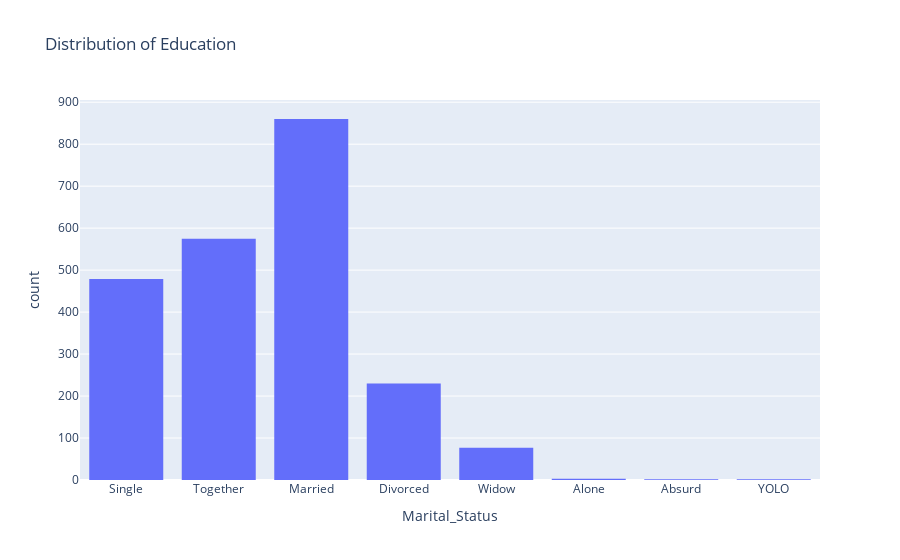

Notebook code cell kept with this figure:
### Markdown cell above
The data seems to be fairly balanced without a strong skew in any particular direction, displaying a relatively symmetric distribution.

### Code cell
fig = px.histogram(df,x='Marital_Status', title='Distribution of Education')
fig.show()

### Figure 1 — Plotly figure (JSON) as saved in the notebook; plotly's stock layout.template omitted (floating-point values rounded to 4 significant figures; data arrays with more than 128 entries replaced by an {"elided": "..."} marker saying what was removed)
{"data": [{"alignmentgroup": "True", "bingroup": "x", "hovertemplate": "Marital_Status=%{x}<br>count=%{y}<extra></extra>", "legendgroup": "", "marker": {"color": "#636efa", "pattern": {"shape": ""}}, "name": "", "offsetgroup": "", "orientation": "v", "showlegend": false, "type": "histogram", "x": {"elided": "2228 str values"}, "xaxis": "x", "yaxis": "y"}], "layout": {"barmode": "relative", "legend": {"tracegroupgap": 0}, "title": {"text": "Distribution of Education"}, "xaxis": {"anchor": "y", "domain": [0, 1], "title": {"text": "Marital_Status"}}, "yaxis": {"anchor": "x", "domain": [0, 1], "title": {"text": "count"}}}}
